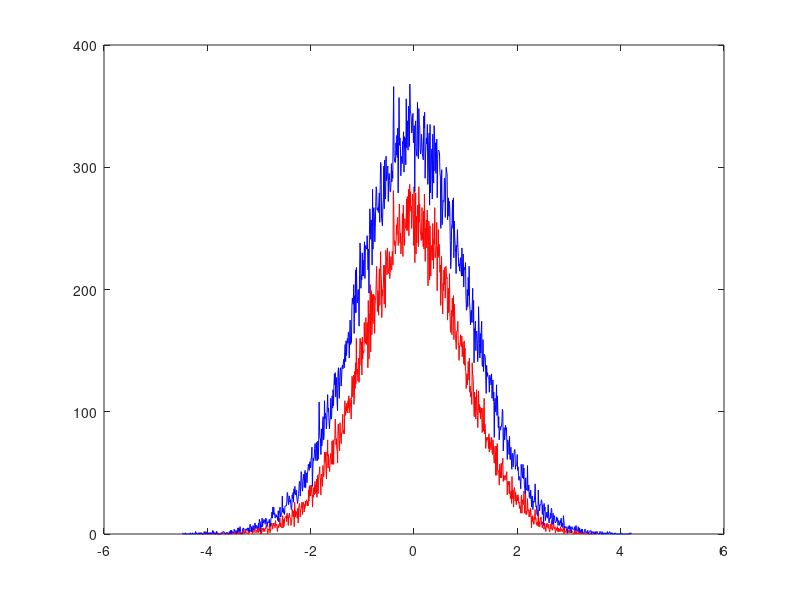

The MATLAB script that drew this image:
%Metropolis sampling with 
num_samples = 100000;
burnin = 10000;
in = [];
out = [];

%target is N(0,1), or normpdf(x, 0, 1);
%init our mean at 0, and use an arbitrary std deviation of .35
init = 1;
chosen_var = .35;

prev = 0;
itr = 1;
for i = 1:num_samples
    candidate = prev + chosen_var*randn(1,1);
    ll_prev = normpdf(prev, 0, 1);
    ll_candidate = normpdf(candidate, 0, 1);
    acceptance = min([ll_candidate/ll_prev, 1]);
    in(i) = candidate;
    if acceptance >= rand(1,1)
        prev = candidate;
        out(itr) = candidate;
        itr = itr + 1;
    end
end

%Use 1000 for better hist resolution
[x1, n1] = hist(out(burnin:length(out)), 1000);
figure();
[x2, n2] = hist(in, 1000);

plot(n1, x1, 'r');
hold on;
plot(n2, x2, 'b');

